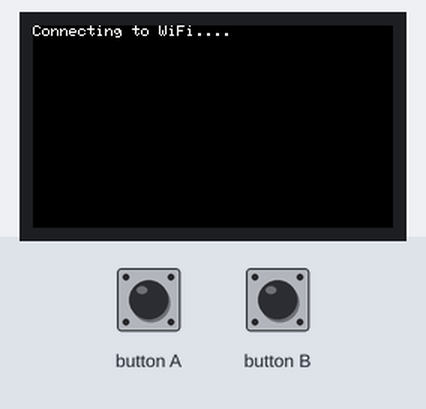
This sketch was run on a simulated ESP32. Shown: 240×135 colour display. Inputs (shaded band) come from the test bench. WiFi joins after 1.5 s; servers stay silent unless stated; uploads are accepted with an empty reply; random numbers use the default seed unless the sketch sets one; EEPROM starts erased; what the sketch prints to the serial monitor is not drawn.

Above: at 2.7 s.
At 3.8 s:
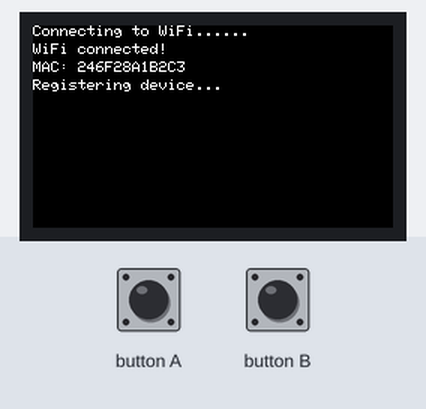
5.2 s: button A pressed for 0.15 s
At 5.6 s:
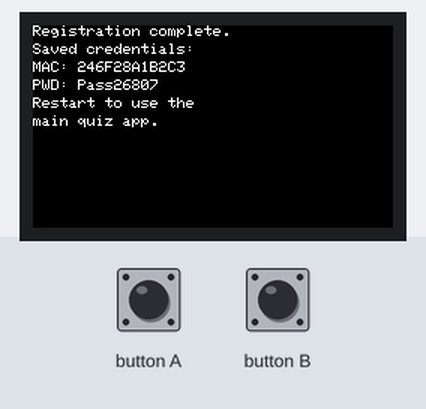
Timing chart, 0 to 8.2 s (numbered marks = the images above; inputs shaded):
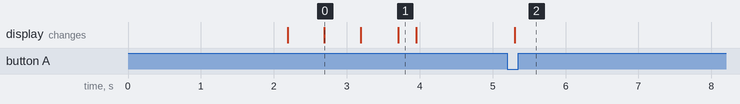

The sketch:

Registration.ino
```cpp
#include <M5StickCPlus.h>
#include <WiFi.h>
#include <HTTPClient.h>
#include <WiFiClientSecure.h>
#include <ArduinoJson.h>
#include <Preferences.h>
#include "config.h"

// Create a Preferences object to store and retrieve credentials
Preferences preferences;

void setup() {
  M5.begin();
  Serial.begin(115200);
  delay(2000);
  Serial.println("\n\n===== M5StickC Plus Device Registration =====");
  M5.Lcd.setRotation(3);
  M5.Lcd.fillScreen(BLACK);
  M5.Lcd.setTextSize(1);

  // Initialize preferences in non-readonly mode (so we can write credentials)
  preferences.begin("mqtt-creds", false);

  // Load WiFi configuration
  loadConfig();

  // Connect to WiFi
  M5.Lcd.setCursor(0, 0);
  M5.Lcd.print("Connecting to WiFi...");
  Serial.printf("Connecting to WiFi: %s\n", WIFI_SSID);
  WiFi.begin(WIFI_SSID, WIFI_PASSWORD);

  int attempts = 0;
  while (WiFi.status() != WL_CONNECTED && attempts < 30) {
    delay(500);
    Serial.print(".");
    M5.Lcd.print(".");
    attempts++;
  }

  if (WiFi.status() != WL_CONNECTED) {
    M5.Lcd.setCursor(0, 12);
    M5.Lcd.print("WiFi connection failed!");
    Serial.println("\nWiFi connection failed!");
    while(1) { delay(1000); }
  }

  M5.Lcd.setCursor(0, 12);
  M5.Lcd.print("WiFi connected!");
  Serial.printf("\nWiFi connected! IP: %s\n", WiFi.localIP().toString().c_str());

  // Get MAC address without colons
  String rawMacAddress = WiFi.macAddress();
  String macAddress = "";

  // Remove colons from MAC address
  for (int i = 0; i < rawMacAddress.length(); i++) {
    if (rawMacAddress[i] != ':') {
      macAddress += rawMacAddress[i];
    }
  }

  M5.Lcd.setCursor(0, 24);
  M5.Lcd.print("MAC: ");
  M5.Lcd.print(macAddress);
  Serial.print("MAC Address (raw): ");
  Serial.println(rawMacAddress);
  Serial.print("MAC Address (formatted): ");
  Serial.println(macAddress);

  // Generate a random password
  String password = "Pass" + String(random(10000, 99999));

  // Register with server using HTTPS
  registerDevice(macAddress, PLAYER_NAME, password);
}

//
// Function: registerDevice
// Description: Sends an HTTPS POST request to register the device on the server
//
void registerDevice(String macAddress, String playerName, String password) {
  M5.Lcd.setCursor(0, 36);
  M5.Lcd.print("Registering device...");

  String serverUrl = "https://";
  serverUrl += MQTT_SERVER;
  serverUrl += ":3001/api/register-device";

  Serial.print("Connecting to: ");
  Serial.println(serverUrl);

  // Create a secure WiFi client that ignores certificate validation
  WiFiClientSecure secureClient;
  secureClient.setInsecure(); // Skip certificate validation

  HTTPClient http;
  bool beginSuccess = http.begin(secureClient, serverUrl);

  if (!beginSuccess) {
    Serial.println("HTTPS setup failed!");
    M5.Lcd.setCursor(0, 48);
    M5.Lcd.print("HTTPS setup failed!");
    return;
  }

  http.addHeader("Content-Type", "application/json");

  // Create JSON payload - explicitly convert to strings to avoid 'any' type errors
  StaticJsonDocument<256> doc;
  doc["macAddress"] = String(macAddress);
  doc["playerName"] = String(playerName);
  doc["password"] = String(password);

  String payload;
  serializeJson(doc, payload);

  Serial.print("Sending payload: ");
  Serial.println(payload);

  int httpCode = http.POST(payload);
  String response = http.getString();

  Serial.print("HTTP Response code: ");
  Serial.println(httpCode);
  Serial.print("Response: ");
  Serial.println(response);

  // If registration was successful, parse the response and save credentials
  if (httpCode == HTTP_CODE_OK) {
    // Parse the response
    StaticJsonDocument<256> respDoc;
    DeserializationError error = deserializeJson(respDoc, response);

    if (!error && respDoc["success"]) {
      // Use the server-provided password if available
      String serverPassword = respDoc.containsKey("password") ?
        respDoc["password"].as<String>() : password;

      // Save credentials to preferences
      preferences.putString("macAddress", macAddress);
      preferences.putString("password", serverPassword);

      M5.Lcd.fillScreen(BLACK);
      M5.Lcd.setCursor(0, 0);
      M5.Lcd.print("Registration success!");
      M5.Lcd.setCursor(0, 12);
      M5.Lcd.print("Saved credentials:");
      M5.Lcd.setCursor(0, 24);
      M5.Lcd.print("MAC: " + macAddress);
      M5.Lcd.setCursor(0, 36);
      M5.Lcd.print("PWD: " + serverPassword);
      M5.Lcd.setCursor(0, 48);
      M5.Lcd.print("Press A to continue");

      Serial.println("Device registered successfully!");
      Serial.println("MAC: " + macAddress);
      Serial.println("Password: " + serverPassword);
    } else {
      // If registration failed, save default credentials (for testing)
      saveDefaultCredentials(macAddress, password);
    }
  } else {
    // If HTTP POST fails, save default credentials for testing purposes
    saveDefaultCredentials(macAddress, password);
  }

  http.end();
}

//
// Function: saveDefaultCredentials
// Description: Saves the provided MAC address and password as default credentials in case of registration failure
//
void saveDefaultCredentials(String macAddress, String password) {
  preferences.putString("macAddress", macAddress);
  preferences.putString("password", password);

  M5.Lcd.fillScreen(BLACK);
  M5.Lcd.setCursor(0, 0);
  M5.Lcd.print("Registration failed!");
  M5.Lcd.setCursor(0, 12);
  M5.Lcd.print("Saving default creds:");
  M5.Lcd.setCursor(0, 24);
  M5.Lcd.print("MAC: " + macAddress);
  M5.Lcd.setCursor(0, 36);
  M5.Lcd.print("PWD: " + password);
  M5.Lcd.setCursor(0, 48);
  M5.Lcd.print("Press A to continue");

  Serial.println("Registration failed. Saving default credentials:");
  Serial.println("MAC: " + macAddress);
  Serial.println("Password: " + password);
}

void loop() {
  M5.update();

  // When button A is pressed, display the saved credentials and registration complete message.
  if (M5.BtnA.wasPressed()) {
    M5.Lcd.fillScreen(BLACK);
    M5.Lcd.setCursor(0, 0);
    M5.Lcd.println("Registration complete.");
    M5.Lcd.setCursor(0, 12);
    M5.Lcd.println("Saved credentials:");

    String savedMac = preferences.getString("macAddress", "Not found");
    String savedPwd = preferences.getString("password", "Not found");

    M5.Lcd.setCursor(0, 24);
    M5.Lcd.print("MAC: ");
    M5.Lcd.println(savedMac);
    M5.Lcd.setCursor(0, 36);
    M5.Lcd.print("PWD: ");
    M5.Lcd.println(savedPwd);
    M5.Lcd.setCursor(0, 48);
    M5.Lcd.println("Restart to use the");
    M5.Lcd.setCursor(0, 60);
    M5.Lcd.println("main quiz app.");

    Serial.println("Credentials verified:");
    Serial.println("MAC: " + savedMac);
    Serial.println("Password: " + savedPwd);
  }

  delay(100);
}
```

config.cpp
```cpp
#include "config.h"

const char* WIFI_SSID = nullptr;
const char* WIFI_PASSWORD = nullptr;
const char* MQTT_SERVER = nullptr;
const int MQTT_PORT = 8883;
const char* PLAYER_NAME = nullptr;
const char* CA_CERT = R"EOF(= "-----BEGIN CERTIFICATE-----
xx
xx
xx
-----END CERTIFICATE-----)EOF";

void loadConfig() {
  WIFI_SSID = "XXX";
  WIFI_PASSWORD = "XXX";
  MQTT_SERVER = "XXX";
  PLAYER_NAME = "XXX";
}
```

config.h
```cpp
#ifndef CONFIG_H
#define CONFIG_H

extern const char* WIFI_SSID;
extern const char* WIFI_PASSWORD;
extern const char* MQTT_SERVER;
extern const int MQTT_PORT;
extern const char* CA_CERT;
extern const char* PLAYER_NAME;

void loadConfig();

#endif
```

Measured:
- after the input at 5.2 s, the display: changes after 0.10 s (image 2)
